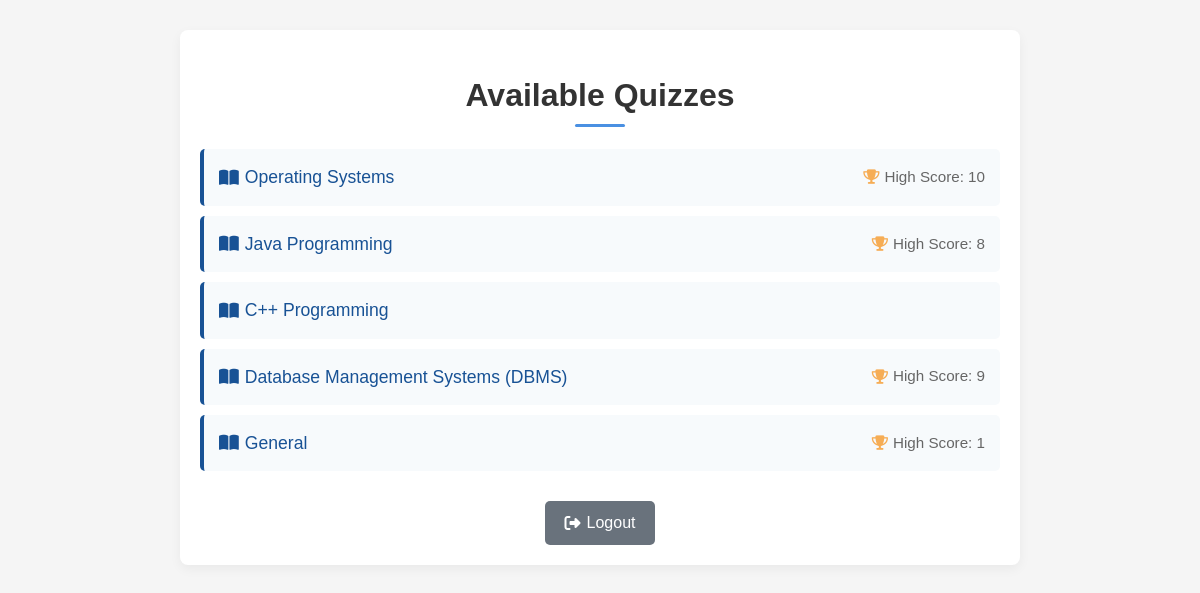
Screenshot of / (signed in) with the database file from the repository.
### app.py (models this page shows)
class Quiz(db.Model):
    id = db.Column(db.Integer, primary_key=True)
    title = db.Column(db.String(100), nullable=False)
    time_limit = db.Column(db.Integer, nullable=False)

### app.py (the view)
@app.route('/')
def home():
    session.permanent = False
    if 'user_id' not in session:
        return redirect(url_for('login'))
    user_id = session.get('user_id')
    user = User.query.get(user_id)
    if not user:
        session.clear()
        flash('Session expired or invalid. Please log in again.', 'danger')
        return redirect(url_for('login'))
    quizzes = Quiz.query.all()
    high_scores = load_high_scores()
    user_high_scores = high_scores.get(str(user_id), {}) if user_id is not None else {}
    return render_template('quiz_list.html', quizzes=quizzes, user_high_scores=user_high_scores)

### app.py (called while the page is built)
def load_high_scores():
    try:
        with open(HIGH_SCORES_FILE, 'r') as f:
            return json.load(f)
    except (IOError, json.JSONDecodeError):
        return {}

### templates/quiz_list.html (shortened to what this page needs)
<!DOCTYPE html>
<html>
<head>
    <link rel="stylesheet" href="https://cdnjs.cloudflare.com/ajax/libs/font-awesome/6.4.0/css/all.min.css">
</head>
<body>
    <div class="container">
        <h1>Available Quizzes</h1>
        <ul>
        {% for quiz in quizzes %}
            <li>
                <a href="{{ url_for('take_quiz', quiz_id=quiz.id) }}" class="quiz-link">
                    <i class="fas fa-book-open"></i>
                    {{ quiz.title }}
                </a>
                {% if user_high_scores.get(quiz.id|string) %}
                    <span class="high-score">
                        <i class="fas fa-trophy"></i>
                        High Score: {{ user_high_scores.get(quiz.id|string) }}
                    </span>
                {% endif %}
            </li>
        {% endfor %}
        </ul>
        <div class="button-group">
            <a href="{{ url_for('logout') }}" class="button secondary">
                <i class="fas fa-sign-out-alt"></i>
                Logout
            </a>
        </div>
    </div>
</body>
</html>

### templates/quiz_list.html (style rules this page uses)
body { font-family: 'Arial', sans-serif; margin: 0; padding: 0; background-color: #f5f5f5; color: #333; line-height: 1.5; }
.container { max-width: 800px; margin: 30px auto; padding: 20px; background-color: #fff; border-radius: 8px; box-shadow: 0 4px 12px rgba(0, 0, 0, 0.05); }
h1 { text-align: center; color: #333; margin-bottom: 30px; font-size: 2em; position: relative; }
h1::after { content: ''; position: absolute; width: 50px; height: 3px; background-color: #4a90e2; bottom: -8px; left: 50%; transform: translateX(-50%); border-radius: 2px; }
ul { list-style: none; padding: 0; }
li { background-color: #f7fafc; margin-bottom: 10px; padding: 15px; border-radius: 5px; display: flex; justify-content: space-between; align-items: center; border-left: 4px solid #185295; transition: transform 0.2s ease, box-shadow 0.2s ease; }
li a.quiz-link { color: #185295; text-decoration: none; font-size: 1.1em; font-weight: 500; display: flex; align-items: center; gap: 6px; }
li a.quiz-link i { font-size: 1em; }
li span.high-score { color: #666; font-size: 0.95em; display: flex; align-items: center; gap: 5px; }
li span.high-score i { color: #f6ad55; font-size: 0.95em; }
.button-group { text-align: center; margin-top: 30px; display: flex; justify-content: center; gap: 10px; flex-wrap: wrap; }
.button { display: inline-flex; align-items: center; gap: 6px; padding: 10px 20px; background-color: #0e59a9; color: white; text-decoration: none; border-radius: 5px; font-size: 1em; font-weight: 500; transition: background 0.3s ease; }
.button.secondary { background-color: #69727c; }
.button i { font-size: 1em; }

### rows the page displays
Quiz: title "Operating Systems", get "10"
Quiz: title "Java Programming", get "8"
Quiz: title "C++ Programming"
Quiz: title "Database Management Systems (DBMS)", get "9"
Quiz: title "General", get "1"
